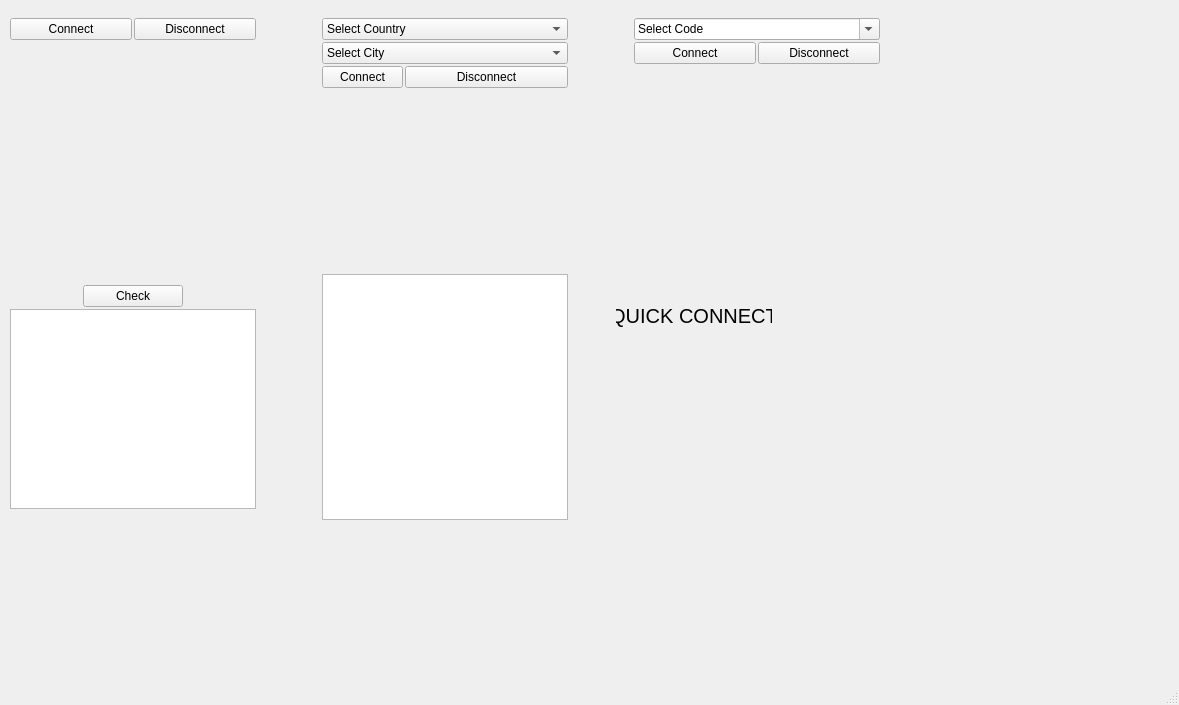
<?xml version="1.0" encoding="UTF-8"?>
<ui version="4.0">
 <class>MainWindow</class>
 <widget class="QMainWindow" name="MainWindow">
  <property name="geometry">
   <rect>
    <x>0</x>
    <y>0</y>
    <width>1179</width>
    <height>705</height>
   </rect>
  </property>
  <property name="windowTitle">
   <string>MainWindow</string>
  </property>
  <widget class="QWidget" name="centralwidget">
   <widget class="QWidget" name="widget" native="true">
    <property name="geometry">
     <rect>
      <x>8</x>
      <y>16</y>
      <width>250</width>
      <height>250</height>
     </rect>
    </property>
    <property name="minimumSize">
     <size>
      <width>250</width>
      <height>250</height>
     </size>
    </property>
    <property name="maximumSize">
     <size>
      <width>250</width>
      <height>250</height>
     </size>
    </property>
    <layout class="QVBoxLayout" name="verticalLayout">
     <property name="spacing">
      <number>2</number>
     </property>
     <property name="leftMargin">
      <number>2</number>
     </property>
     <property name="topMargin">
      <number>2</number>
     </property>
     <property name="rightMargin">
      <number>2</number>
     </property>
     <property name="bottomMargin">
      <number>2</number>
     </property>
     <item>
      <layout class="QGridLayout" name="gridLayout">
       <item row="0" column="0">
        <widget class="QPushButton" name="btnConnectQuick">
         <property name="toolTip">
          <string>Connects to optimal VPN server</string>
         </property>
         <property name="whatsThis">
          <string/>
         </property>
         <property name="text">
          <string>Connect</string>
         </property>
        </widget>
       </item>
       <item row="0" column="1">
        <widget class="QPushButton" name="btnDisConnectQuick">
         <property name="toolTip">
          <string>Disconnects from server</string>
         </property>
         <property name="text">
          <string>Disconnect</string>
         </property>
        </widget>
       </item>
       <item row="1" column="0" colspan="2">
        <spacer name="verticalSpacer">
         <property name="orientation">
          <enum>Qt::Vertical</enum>
         </property>
         <property name="sizeHint" stdset="0">
          <size>
           <width>20</width>
           <height>163</height>
          </size>
         </property>
        </spacer>
       </item>
      </layout>
     </item>
    </layout>
   </widget>
   <widget class="QWidget" name="widget_2" native="true">
    <property name="geometry">
     <rect>
      <x>320</x>
      <y>16</y>
      <width>250</width>
      <height>250</height>
     </rect>
    </property>
    <property name="minimumSize">
     <size>
      <width>250</width>
      <height>250</height>
     </size>
    </property>
    <property name="maximumSize">
     <size>
      <width>250</width>
      <height>250</height>
     </size>
    </property>
    <layout class="QVBoxLayout" name="verticalLayout_2">
     <property name="spacing">
      <number>2</number>
     </property>
     <property name="leftMargin">
      <number>2</number>
     </property>
     <property name="topMargin">
      <number>2</number>
     </property>
     <property name="rightMargin">
      <number>2</number>
     </property>
     <property name="bottomMargin">
      <number>2</number>
     </property>
     <item>
      <layout class="QGridLayout" name="gridLayout_2">
       <item row="0" column="0" colspan="3">
        <widget class="QComboBox" name="cbxCountry_2">
         <item>
          <property name="text">
           <string>Select Country</string>
          </property>
         </item>
        </widget>
       </item>
       <item row="2" column="0">
        <widget class="QPushButton" name="btnConnectList">
         <property name="toolTip">
          <string>Connects to optimal VPN server</string>
         </property>
         <property name="whatsThis">
          <string/>
         </property>
         <property name="text">
          <string>Connect</string>
         </property>
        </widget>
       </item>
       <item row="2" column="1" colspan="2">
        <widget class="QPushButton" name="btnDisConnectList">
         <property name="toolTip">
          <string>Disconnects from server</string>
         </property>
         <property name="text">
          <string>Disconnect</string>
         </property>
        </widget>
       </item>
       <item row="3" column="0" colspan="3">
        <spacer name="verticalSpacer_2">
         <property name="orientation">
          <enum>Qt::Vertical</enum>
         </property>
         <property name="sizeHint" stdset="0">
          <size>
           <width>20</width>
           <height>101</height>
          </size>
         </property>
        </spacer>
       </item>
       <item row="1" column="0" colspan="3">
        <widget class="QComboBox" name="cbxCity_2">
         <item>
          <property name="text">
           <string>Select City</string>
          </property>
         </item>
        </widget>
       </item>
      </layout>
     </item>
    </layout>
   </widget>
   <widget class="QWidget" name="widget_3" native="true">
    <property name="geometry">
     <rect>
      <x>632</x>
      <y>16</y>
      <width>250</width>
      <height>250</height>
     </rect>
    </property>
    <property name="minimumSize">
     <size>
      <width>250</width>
      <height>250</height>
     </size>
    </property>
    <property name="maximumSize">
     <size>
      <width>250</width>
      <height>250</height>
     </size>
    </property>
    <layout class="QVBoxLayout" name="verticalLayout_3">
     <property name="spacing">
      <number>2</number>
     </property>
     <property name="leftMargin">
      <number>2</number>
     </property>
     <property name="topMargin">
      <number>2</number>
     </property>
     <property name="rightMargin">
      <number>2</number>
     </property>
     <property name="bottomMargin">
      <number>2</number>
     </property>
     <item>
      <layout class="QGridLayout" name="gridLayout_3">
       <item row="0" column="0" colspan="2">
        <widget class="QComboBox" name="comboBox">
         <property name="editable">
          <bool>true</bool>
         </property>
         <item>
          <property name="text">
           <string>Select Code</string>
          </property>
         </item>
        </widget>
       </item>
       <item row="1" column="0">
        <widget class="QPushButton" name="btnConnectCode">
         <property name="toolTip">
          <string>Connects to optimal VPN server</string>
         </property>
         <property name="whatsThis">
          <string/>
         </property>
         <property name="text">
          <string>Connect</string>
         </property>
        </widget>
       </item>
       <item row="1" column="1">
        <widget class="QPushButton" name="btnDisConnectCode">
         <property name="toolTip">
          <string>Disconnects from server</string>
         </property>
         <property name="text">
          <string>Disconnect</string>
         </property>
        </widget>
       </item>
       <item row="2" column="0" colspan="2">
        <spacer name="verticalSpacer_3">
         <property name="orientation">
          <enum>Qt::Vertical</enum>
         </property>
         <property name="sizeHint" stdset="0">
          <size>
           <width>20</width>
           <height>132</height>
          </size>
         </property>
        </spacer>
       </item>
      </layout>
     </item>
    </layout>
   </widget>
   <widget class="QWidget" name="widget_5" native="true">
    <property name="geometry">
     <rect>
      <x>8</x>
      <y>272</y>
      <width>250</width>
      <height>250</height>
     </rect>
    </property>
    <property name="minimumSize">
     <size>
      <width>250</width>
      <height>250</height>
     </size>
    </property>
    <property name="maximumSize">
     <size>
      <width>250</width>
      <height>250</height>
     </size>
    </property>
    <layout class="QVBoxLayout" name="verticalLayout_4">
     <property name="spacing">
      <number>2</number>
     </property>
     <property name="leftMargin">
      <number>2</number>
     </property>
     <property name="topMargin">
      <number>2</number>
     </property>
     <property name="rightMargin">
      <number>2</number>
     </property>
     <property name="bottomMargin">
      <number>2</number>
     </property>
     <item>
      <layout class="QGridLayout" name="gridLayout_4">
       <item row="0" column="0">
        <spacer name="horizontalSpacer">
         <property name="orientation">
          <enum>Qt::Horizontal</enum>
         </property>
         <property name="sizeHint" stdset="0">
          <size>
           <width>40</width>
           <height>20</height>
          </size>
         </property>
        </spacer>
       </item>
       <item row="0" column="1">
        <widget class="QPushButton" name="btnStatusCheck">
         <property name="minimumSize">
          <size>
           <width>100</width>
           <height>0</height>
          </size>
         </property>
         <property name="maximumSize">
          <size>
           <width>0</width>
           <height>16777215</height>
          </size>
         </property>
         <property name="toolTip">
          <string>Connects to optimal VPN server</string>
         </property>
         <property name="whatsThis">
          <string/>
         </property>
         <property name="text">
          <string>Check</string>
         </property>
        </widget>
       </item>
       <item row="0" column="2">
        <spacer name="horizontalSpacer_2">
         <property name="orientation">
          <enum>Qt::Horizontal</enum>
         </property>
         <property name="sizeHint" stdset="0">
          <size>
           <width>40</width>
           <height>20</height>
          </size>
         </property>
        </spacer>
       </item>
       <item row="1" column="0" colspan="3">
        <widget class="QPlainTextEdit" name="plainTextEdit">
         <property name="maximumSize">
          <size>
           <width>16777215</width>
           <height>200</height>
          </size>
         </property>
        </widget>
       </item>
      </layout>
     </item>
    </layout>
   </widget>
   <widget class="QStackedWidget" name="stackedWidget">
    <property name="geometry">
     <rect>
      <x>608</x>
      <y>296</y>
      <width>268</width>
      <height>297</height>
     </rect>
    </property>
    <property name="currentIndex">
     <number>0</number>
    </property>
    <widget class="QWidget" name="page">
     <widget class="QLabel" name="label_4">
      <property name="geometry">
       <rect>
        <x>8</x>
        <y>8</y>
        <width>156</width>
        <height>23</height>
       </rect>
      </property>
      <property name="font">
       <font>
        <pointsize>15</pointsize>
       </font>
      </property>
      <property name="text">
       <string>QUICK CONNECT</string>
      </property>
      <property name="alignment">
       <set>Qt::AlignCenter</set>
      </property>
     </widget>
    </widget>
    <widget class="QWidget" name="page_2">
     <widget class="QLabel" name="label_3">
      <property name="geometry">
       <rect>
        <x>8</x>
        <y>8</y>
        <width>171</width>
        <height>23</height>
       </rect>
      </property>
      <property name="font">
       <font>
        <pointsize>15</pointsize>
       </font>
      </property>
      <property name="text">
       <string>SELECT FROM LIST</string>
      </property>
      <property name="alignment">
       <set>Qt::AlignCenter</set>
      </property>
     </widget>
    </widget>
    <widget class="QWidget" name="page_3">
     <widget class="QLabel" name="label_2">
      <property name="geometry">
       <rect>
        <x>8</x>
        <y>8</y>
        <width>173</width>
        <height>23</height>
       </rect>
      </property>
      <property name="font">
       <font>
        <pointsize>15</pointsize>
       </font>
      </property>
      <property name="text">
       <string>SELECT BY SERVER</string>
      </property>
      <property name="alignment">
       <set>Qt::AlignCenter</set>
      </property>
     </widget>
    </widget>
    <widget class="QWidget" name="page_4">
     <widget class="QLabel" name="label_5">
      <property name="geometry">
       <rect>
        <x>8</x>
        <y>8</y>
        <width>69</width>
        <height>23</height>
       </rect>
      </property>
      <property name="font">
       <font>
        <pointsize>15</pointsize>
       </font>
      </property>
      <property name="text">
       <string>STATUS</string>
      </property>
      <property name="alignment">
       <set>Qt::AlignCenter</set>
      </property>
     </widget>
    </widget>
    <widget class="QWidget" name="page_5">
     <widget class="QLabel" name="label">
      <property name="geometry">
       <rect>
        <x>8</x>
        <y>8</y>
        <width>67</width>
        <height>23</height>
       </rect>
      </property>
      <property name="font">
       <font>
        <pointsize>15</pointsize>
       </font>
      </property>
      <property name="text">
       <string>ABOUT</string>
      </property>
      <property name="alignment">
       <set>Qt::AlignCenter</set>
      </property>
     </widget>
    </widget>
   </widget>
   <widget class="QWidget" name="widget_4" native="true">
    <property name="geometry">
     <rect>
      <x>320</x>
      <y>272</y>
      <width>250</width>
      <height>250</height>
     </rect>
    </property>
    <property name="minimumSize">
     <size>
      <width>250</width>
      <height>250</height>
     </size>
    </property>
    <property name="maximumSize">
     <size>
      <width>250</width>
      <height>250</height>
     </size>
    </property>
    <layout class="QVBoxLayout" name="verticalLayout_5">
     <property name="spacing">
      <number>2</number>
     </property>
     <property name="leftMargin">
      <number>2</number>
     </property>
     <property name="topMargin">
      <number>2</number>
     </property>
     <property name="rightMargin">
      <number>2</number>
     </property>
     <property name="bottomMargin">
      <number>2</number>
     </property>
     <item>
      <widget class="QTextEdit" name="textEdit"/>
     </item>
    </layout>
   </widget>
  </widget>
  <widget class="QMenuBar" name="menubar">
   <property name="geometry">
    <rect>
     <x>0</x>
     <y>0</y>
     <width>1179</width>
     <height>23</height>
    </rect>
   </property>
  </widget>
  <widget class="QStatusBar" name="statusbar"/>
 </widget>
 <resources/>
 <connections/>
</ui>
